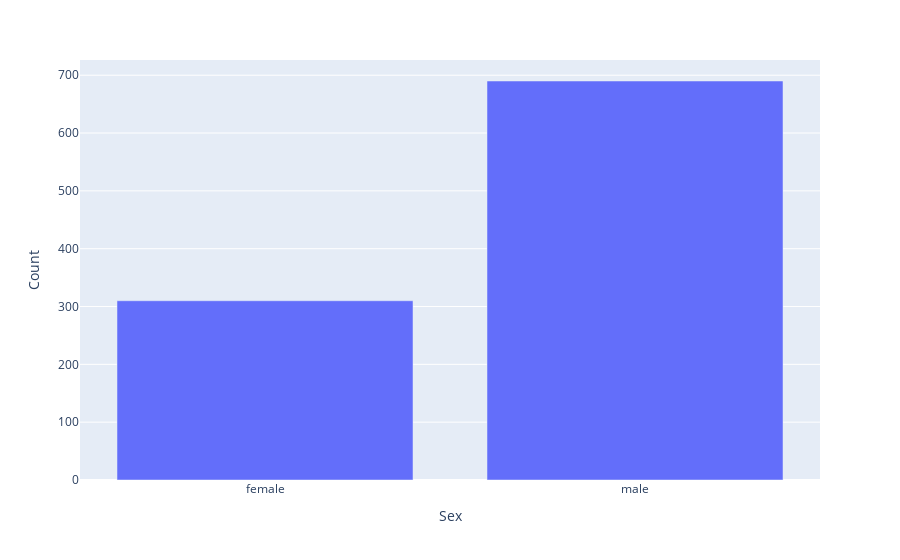

Write notebook code for a chart like this one.
### Markdown cell above
### Categoric EDA

### Code cell
sex = df.groupby('Sex',as_index=False).count()[['Sex','No']]
sex.rename({'No':'Count'},axis=1,inplace=True)

fig = px.bar(sex, x='Sex', y='Count')
fig.show()

### Figure 1 — Plotly figure (JSON) as saved in the notebook; plotly's stock layout.template omitted (floating-point values rounded to 4 significant figures)
{"data": [{"alignmentgroup": "True", "hovertemplate": "Sex=%{x}<br>Count=%{y}<extra></extra>", "legendgroup": "", "marker": {"color": "#636efa", "pattern": {"shape": ""}}, "name": "", "offsetgroup": "", "orientation": "v", "showlegend": false, "textposition": "auto", "type": "bar", "x": ["female", "male"], "xaxis": "x", "y": [310, 690], "yaxis": "y"}], "layout": {"barmode": "relative", "legend": {"tracegroupgap": 0}, "margin": {"t": 60}, "xaxis": {"anchor": "y", "domain": [0, 1], "title": {"text": "Sex"}}, "yaxis": {"anchor": "x", "domain": [0, 1], "title": {"text": "Count"}}}}
